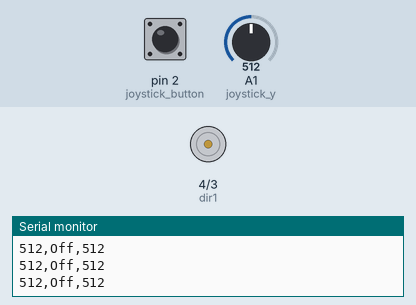
Simulated run of this sketch. Board: Arduino Uno, built with avr-gcc and run on an emulated ATmega328P. Parts: motor-driver pin pairs drawn as motors (green arrow = first pin HIGH = forward, orange = second pin HIGH = backward, longer = more drive, scaled by the enable pin), the last lines printed to the serial monitor. The inputs (shaded band) are chosen by the test bench; at power-on: A1 (joystick_y) = 512, pin 2 (joystick_button) HIGH.

Above: at 1.2 s.
1.3 s: A1 (joystick_y) set to 588
4.3 s: A1 (joystick_y) set to 601
5.8 s: A1 (joystick_y) set to 390
At 6.9 s:
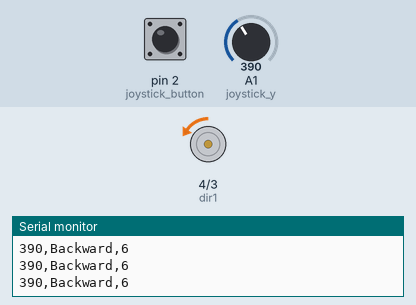
7.3 s: pin 2 (joystick_button) pulled LOW for 1 s
At 8.06 s:
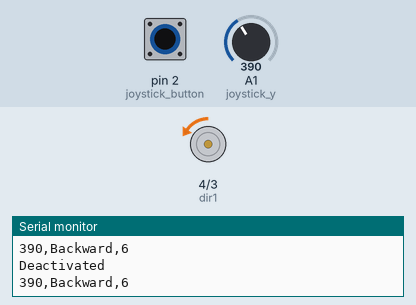
9.8 s: A1 (joystick_y) set to 610
At 11.0 s:
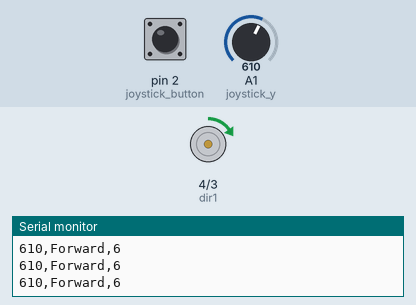
11.3 s: A1 (joystick_y) set to 900
At 12.1 s:
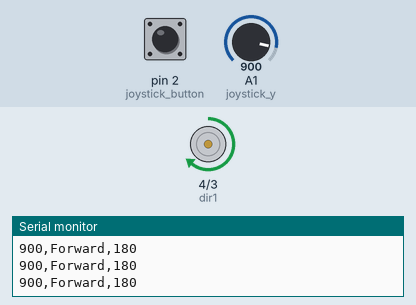
Timing chart, 0 to 13.8 s (numbered marks = the images above; inputs shaded):
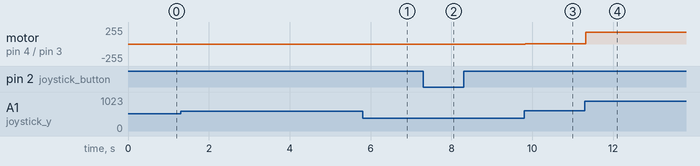

Measured:
- after the input at 5.8 s, motor on pin 4 (dir1) / pin 3 (dir2): stopped → backward 6/255 at once
- after the input at 7.3 s, motor on pin 4 (dir1) / pin 3 (dir2): alternates backward 6/255 for 0.30 s and stopped for 0.30 s, 4 changes in all, then stays backward 6/255, starting after 0.31 s
- after the input at 9.8 s, motor on pin 4 (dir1) / pin 3 (dir2): backward 6/255 → forward 6/255 at once
- after the input at 11.3 s, motor on pin 4 (dir1) / pin 3 (dir2): forward 6/255 → forward 180/255 at once

The sketch:

DCMotorHBridge.ino
```cpp
/*
 Using an H Bridge and joystick to turn on a motor with variable speed and direction.

 The analogWrite() function uses PWM, so if
 you want to change the pin you're using, be
 sure to use another PWM capable pin. On most
 Arduinos, the PWM pins are identified with
 a "~" sign, like ~3, ~5, ~6, ~9, ~10 and ~11.
 */

int enable = 5; // the PWM-capable digital pin the transistor is attached to
int dir1 = 4;   // direction 1 pin
int dir2 = 3;   // direction 2 pin
int intensity = 0;    // how fast the motor should spin from 0 to 255
int joystick_y = A1;  // read one joystick axis
int joystick_button = 2;  // read built-in joystick button
int joystick_button_state = 0; // store built-in joystick button state value
bool activate = true; // boolean value to toggle motor on/off

// the setup routine runs once when powered on or you press reset:
void setup() {
  // declare output pin to be an output:
  pinMode(enable, OUTPUT);  // enable pin is an output
  pinMode(dir1, OUTPUT);    // direction 1 pin is an output
  pinMode(dir2, OUTPUT);    // direction 2 pin is an output
  // declare analog input pin to be a normal input:
  pinMode(joystick_y, INPUT);
  // declare digital input pin to be an input with a big resistor that pulls the signal to high by default
  pinMode(joystick_button, INPUT_PULLUP);
  // start serial communication so we can view the data using the Serial Plotter or Monitor
  Serial.begin(9600);
}

// the loop routine runs over and over again as long as the Arduino has power:
void loop() {
    // if joystick button is pressed, joystick_button_state should be LOW due to INPUT_PULLUP
    if (digitalRead(joystick_button) == LOW) {
      // toggle activate variable, consider using not operator (!) or if/else here
      activate = !activate;
        /* this is very similar to the toggle button code - here we're toggling the motor to be on and off*/
      // add 300-500 ms button debounce
      delay(300);
      // end button press if statement
    }

  if(activate){  // if the system is activated
    intensity = analogRead(joystick_y); // read a joystick axis potentiometer value
    Serial.print(intensity);  // serial print the raw analogRead data which will show values from 0 to 1023
    Serial.print(",");  // serial print the raw analogRead data which will show values from 0 to 1023
    // the analogRead function outputs a 10 bit signal, or a maximum of 2^10 = 1024 data points
    // the analogWrite function outputs an 8 bit signal, or a maximum of 2^8 = 256 data points
    // we need to map the 10 bit analogRead range from 0-1023 or the 8 bit analogWrite range from 0-255

    if (intensity > 600){ // if joystick pushed to the right, intensity is above 600
      Serial.print("Forward,");
      intensity = map(intensity,600,1023,0, 255);
      // use analogWrite to write intensity to the enable pin
      analogWrite(enable, intensity);
      // use two digitalWrites on the dir pins to make the motor spin in one direction (clockwise)
      digitalWrite(dir1, HIGH);
      digitalWrite(dir2, LOW);

    }
    else if (intensity < 400){ // if joystick pushed to the left, intensity is below 400
      Serial.print("Backward,");
      intensity = map(intensity,400,0,0, 255);  // map
      // use analogWrite to write intensity to the enable pin
      analogWrite(enable, intensity);
      // use two digitalWrites on the dir pins to make the motor spin in the other direction (counter-clockwise)
      digitalWrite(dir1, LOW);
      digitalWrite(dir2, HIGH);

    }
    else { // if joystick is idle in the center, intensity is between 400 to 600
      Serial.print("Off,");
      // use analogWrite to output 0 to the enable pin
      analogWrite(enable, 0);
      // use two digitalWrites on the dir pins to make the motor not spin in either direction (i.e. set both LOW)
      digitalWrite(dir1, LOW);
      digitalWrite(dir2, LOW);
    }

    Serial.println(intensity);  // serial.print the mapped intensity values which will show values from 0 to 255 for forward and backward
  } // end activated if statement

  else{  // if the system is deactivated, turn off the motor
    Serial.println("Deactivated");
    // analogWrite 0 to the enable pin so it doesn't spin
    analogWrite(enable, 0);
    // use two digitalWrites on the dir pins to make the motor not spin in either direction (i.e. set both LOW)
      digitalWrite(dir1, LOW);
      digitalWrite(dir2, LOW);

  } // end deactivated if statement
  // delay(100); // overall system delay to slow things down
}
```
